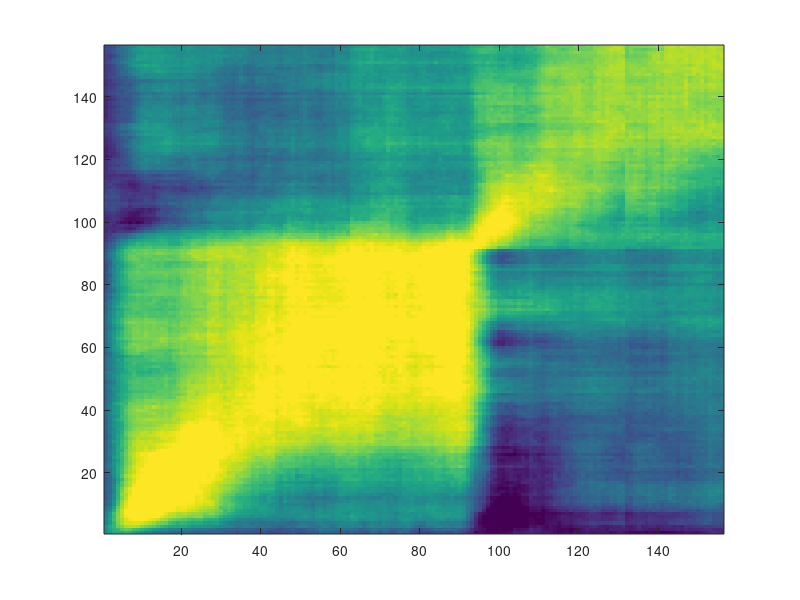

MATLAB code for this plot: (Note: this script raises an error after producing the figure.)
close all, clear all
rgb = [0 0 .8; 0.8 0 0];
% select panel to plot 'fig_5a', 'fig_5b', 'fig_5c', 'fig_5d' or 'fig_5e'
select_panel = 'fig_5e';
switch select_panel
    case 'fig_5a'
        load('fig_5a.mat')
      
        % restrict data in the late delay period
        accuracies(132:147, :, :) = [];
        accuracies(:, 132:147, :) = [];
        
        figure('color',[1 1 1]);
        clims = [40 100];
        imagesc(mean(accuracies,3), clims);
        set(gca,'YDir','normal');
        % requires function customcolormap: https://www.mathworks.com/matlabcentral/fileexchange/69470-custom-colormap
        mycolormap = customcolormap(linspace(0,1,9), {'#cd002b','#f66e44','#ffd97f','#def4f9','#abd9e9','#73add2','#4873b5','#363ba8','#313691'});
        colormap(mycolormap);
        % otherwise use Matlab's colormap
        % colormap('jet');
        
        c = colorbar;
        c.Label.String = 'Decoding accuracy (% correct)';
        
        ylims = get(gca,'ylim');
        % plot the delay period onset
        hold on;
        plot([86 86], [0 size(accuracies,1)], '--w', 'LineWidth', 2);
        plot([0 size(accuracies,1)], [86 86], '--w', 'LineWidth', 2);
        rectangle('Position',[131 0 2 ylims(2)],'EdgeColor','w','FaceColor','w'), hold on,
        rectangle('Position',[0 131 ylims(2) 2],'EdgeColor','w','FaceColor','w')
        
        xlabel('Train time (s)')
        ylabel('Test time (s)')
        
        ax = gca;
        set(ax, 'xtick', [26:30:131,132:20:156]);
        set(ax, 'xticklabels', [0.3:0.3:1.3+0.1,-0.3:0.2:0+0.1]);
        set(ax, 'ytick', [26:30:131,132:20:156]);
        set(ax, 'yticklabels', [0.3:0.3:1.3+0.1,-0.3:0.2:0+0.1]);
 
    case 'fig_5b';
        load('fig_5b.mat');
        
        figure('color',[1 1 1])
        imagesc(xaxis, 1: size(all_clusts,1), all_clusts)
        
        set(gca,'YDir','normal')
        
        height = 0;
        for iClust = 1: 2
            rectangle('Position',[0,height,0.08,sum(select_idx{iClust})],'FaceColor',rgb(iClust,:),'EdgeColor',rgb(iClust,:),'LineWidth',3)
            height = height + sum(select_idx{iClust});
        end
        
        colormap hot
        hc = colorbar;
        
        caxis([2 20])
        ylims = get(gca,'ylim');
        line([0.9 0.9], [ylims(1) ylims(2)], 'color', 'w', 'linestyle', '--')
        
        set(gca,'XTick',0:0.3:1.8)
        set(gca,'XTickLabel',[0:0.3:1.2,-0.3,0])
        set(gca,'YTick',20:40:ylims(2))
        hc.Ticks = hc.Ticks(1):4:hc.Ticks(end);
        
        xlabel('Time(s)')
        ylabel('Unit Number')
        ylabel(hc, 'Percentage of Explained Variance (z-scored)');
        
        rectangle('Position',[1.35 0 .01 ylims(2)],'EdgeColor','w','FaceColor','w')
    case 'fig_5c'
        load('fig_5c.mat');
        
        figure('color', [1 1 1]);
                
        zerotime    = 301;
        time_window = 100;
        time_step   = 10;
        init_time   = [101 1701];
        end_time    = [1701 2202];
        time = [init_time(1)+time_window/2:time_step:end_time(1)-time_window/2,init_time(2)+time_window/2:time_step:end_time(2)-time_window/2];
        time = time-zerotime;
        time(152:end) = time(152:end) - 100;
        time(152:161) = [];
        h = [];
        nClusts = max(clust_indices{:});
        for iUnitClust = 1: nClusts
            null = null_accuracies{iUnitClust};
            % restrict data in the late delay period
            accuracies{iUnitClust}(:,152:161) = [];
            null(:,152:161)                   = [];
            
            mean_accuracies = mean(accuracies{iUnitClust},1);
            h(iUnitClust) = plot(time, mean_accuracies(1,:), 'Color',rgb(iUnitClust, :),'LineWidth',3); hold on,
            p_1 = demo_chance(accuracies{iUnitClust}, null);
            sign1_t = zeros(1,size(mean_accuracies,2));
            for t=1:length(time)
                sign1_t = demo_st_level(sign1_t,time,t,p_1,0.001);
            end
            hold on,
            demo_plot_sign_line(time, {sign1_t}, 102, 2+iUnitClust, rgb(iUnitClust,:));
        end
        
        % compare the two conditions using a cluster-based permutation test
        % requires function permutest: https://www.mathworks.com/matlabcentral/fileexchange/71737-permutest
        [clusters, p_values] = permutest(accuracies{1}', accuracies{2}', 0, 0.001, 10^3, 1);
        ylims = get(gca, 'ylim');
        obsDiff = mean(accuracies{1},1)-mean(accuracies{2},1);
        for iClust = 1: length(clusters)
            if p_values(iClust)<0.001
                if mean(obsDiff(clusters{iClust})) > 0
                    color = rgb(1,:);
                else
                    color = rgb(2,:);
                end
                for ii = 1: length(clusters{iClust})
                    line([time(clusters{iClust}(1))  time(clusters{iClust}(end))], [ylims(1)+0.5 ylims(1)+0.5],'linewidth',4, 'color',color), hold on,
                end
            end
        end
        
        xlim([time(1) time(end)]);
        ylim([20 110]);
        
        ax = gca;
        ax.YTick = 20:20:100;
        set(ax, 'xtick', [0:300:900, 1100: 200:1400, 1500:200:1800]);
        set(ax, 'xticklabels', [0:0.3:0.9, 1.1:0.2:1.4, -0.3:0.2:0]);
        
        plot([900 900], [0 ylims(2)], '--k', 'LineWidth', 0.8);
        plot([0 0],     [0 ylims(2)], '--k', 'LineWidth', 0.8);
        plot([time(1) time(end)], [100/3 100/3], '--k');
        
        rectangle('Position',[1350 0 100 ylims(2)],'EdgeColor','k','FaceColor','w'), hold on,
        
        legend(h, {['group 1, n=',num2str(sum(clust_indices{:}==1))],['group 2, n=',num2str(sum(clust_indices{:}==2))]},'location','best'); legend('boxoff');
    case 'fig_5d'
        load('fig_5d.mat');

        figure('color',[1 1 1])
        
        timo = time(1+3:end-3);
        for iGroup = 1:2
            mean_data = mean(data{iGroup},2);
            dataBaseline(iGroup)     = mean(mean_data(time<0));
            dataBaseline_trl{iGroup} = prctile(data{iGroup}(time<0,:),95)-dataBaseline(iGroup);
            
            mean_data = mean_data - dataBaseline(iGroup);
            
            h(iGroup)=plot(timo, mean_data,'Color',rgb(iGroup, :),'LineWidth',3); hold on,
        end
    
        ax = gca;
        ylim([-2 14])
        xlim([time(1), time(end)])
        ylims = get(gca,'ylim');
        set(ax, 'xtick', [0:300:900, 1100: 200:1400, 1500:200:1800]);
        set(ax, 'xticklabels', [0:0.3:0.9, 1.1:0.2:1.4, -0.3:0.2:0]);
        
        array_pres = 0; cue_pres = 900;
        plot([cue_pres cue_pres],ylims,  '--k', 'LineWidth', 0.8);
        plot([array_pres array_pres],ylims,  '--k', 'LineWidth', 0.8);
        xlabel('Time(s)');
        ylabel('Multidimensional Velocity (Hz/sec)');
        legend([h(1),h(2)],'group 1','group 2','location','best');
        legend('boxoff')
        
        tmp1 = data{1}-dataBaseline(1);
        tmp2 = data{2}-dataBaseline(2);
        
        % compare the two conditions using a cluster-based permutation test
        % requires function permutest: https://www.mathworks.com/matlabcentral/fileexchange/71737-permutest
        [clusters, p_values] = permutest(tmp1, tmp2, 0, 0.001, 10^3, 1);
        ylims = get(gca, 'ylim');
        obsDiff = mean(tmp1,2)-mean(tmp2,2);
        for iClust = 1: length(clusters)
            if p_values(iClust)<0.001
                for ii = 1: length(clusters{iClust})
                    if obsDiff(clusters{iClust}(ii)) > 0
                        color = rgb(1,:);
                    else
                        color = rgb(2,:);
                    end
                    line([time(clusters{iClust}(1))  time(clusters{iClust}(end))], [ylims(1)+1 ylims(1)+1],'linewidth',4, 'color',color)
                end
            end
        end

        demo_makeSignBar( dataBaseline_trl{1}', tmp1', time, 1000, [.5 .5 .5], rgb(1,:), 1, -0.6)
        demo_makeSignBar( dataBaseline_trl{2}', tmp2', time, 1000, [.5 .5 .5], rgb(2,:), 1, -0.3)
        rectangle('Position',[1310 ylims(1) 180 ylims(2)-ylims(1)],'EdgeColor','k','FaceColor','w'), hold on,
    case 'fig_5e'
        load('fig_5e.mat')
        
        nTimes = size(accuracies,1);
        pvals  = nan(nTimes,nTimes);
        for ii=1:nTimes
            for jj=1:nTimes
                pvals(jj,ii) = (sum(diag_accuracies(ii,ii,:)<mean(accuracies(jj,ii,:))))/(size(diag_accuracies,3));
            end
        end
        
        % restrict data in the late delay period
        accuracies(132:147, :, :) = [];
        accuracies(:, 132:147, :) = [];
        pvals(132:147, :)  = [];
        pvals(:, 132:147)  = [];
        
        figure('color',[1 1 1]);
        clims = [25 90];
        imagesc(mean(accuracies,3), clims);
        set(gca,'YDir','normal');
        % requires function customcolormap: https://www.mathworks.com/matlabcentral/fileexchange/69470-custom-colormap
        mycolormap = customcolormap(linspace(0,1,9), {'#cd002b','#f66e44','#ffd97f','#def4f9','#abd9e9','#73add2','#4873b5','#363ba8','#313691'});
        colormap(mycolormap);
        % otherwise use Matlab's colormap
        % colormap('jet');
        
        c = colorbar;
        c.Label.String = 'Decoding accuracy (% correct)';
        
        ylims = get(gca,'ylim');
        
        % contour
        sign = pvals<0.01;
        sign = imgaussfilt(double(sign),3);
        hold on,
        contour(1:size(accuracies,1),1:size(accuracies,2),sign,1,'Linewidth',2,'LineColor',[0.16 0.24 0.24],'LineStyle','--');
        
        % plot the delay period onset
        hold on;
        plot([86 86], [0 size(pvals,1)], '--w', 'LineWidth', 2);
        plot([0 size(pvals,1)], [86 86], '--w', 'LineWidth', 2);
        rectangle('Position',[131 0 2 ylims(2)],'EdgeColor','w','FaceColor','w'), hold on,
        rectangle('Position',[0 131 ylims(2) 2],'EdgeColor','w','FaceColor','w')
        
        xlabel('Train time (s)')
        ylabel('Test time (s)')
        
        ax = gca;
        set(ax, 'xtick', [26:30:131,132:20:156]);
        set(ax, 'xticklabels', [0.3:0.3:1.3+0.1,-0.3:0.2:0+0.1]);
        set(ax, 'ytick', [26:30:131,132:20:156]);
        set(ax, 'yticklabels', [0.3:0.3:1.3+0.1,-0.3:0.2:0+0.1]);
end
